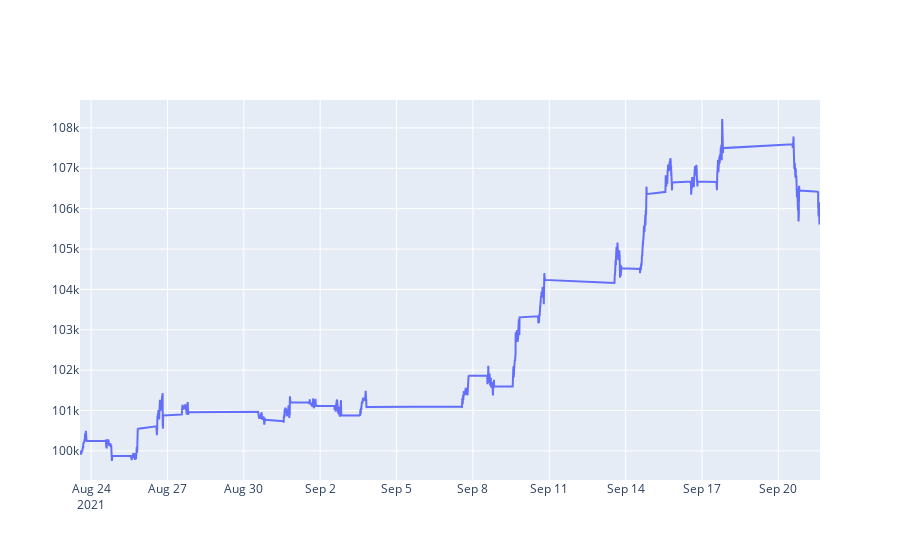

Notebook cell for this chart:
### Code cell
rets = np.exp((np.log(preds * y_batch_valid+1)).sum(axis=-1).cumsum()) * 100000
# rets = ((np.log(preds * y_batch_valid+1)).sum(axis=-1).cumsum())
fig = go.Figure()
fig.add_trace(go.Scatter(x=valid.index, y=rets))
fig.show()

### Figure 1 — Plotly figure (JSON) as saved in the notebook; plotly's stock layout.template omitted (floating-point values rounded to 4 significant figures; data arrays with more than 128 entries replaced by an {"elided": "..."} marker saying what was removed)
{"data": [{"type": "scatter", "x": {"elided": "7972 str values"}, "y": {"elided": "7908 float values"}}], "layout": {}}
